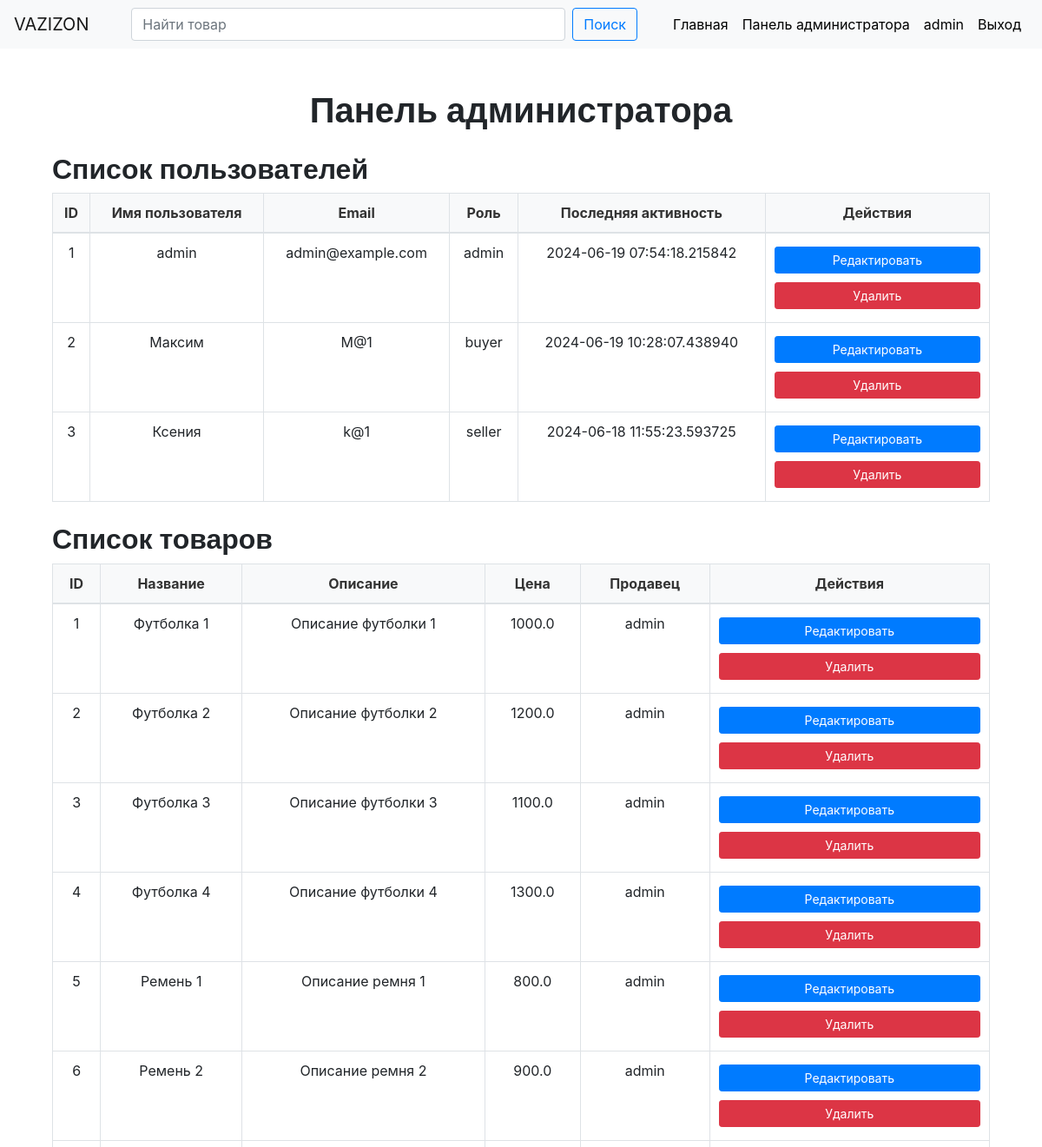
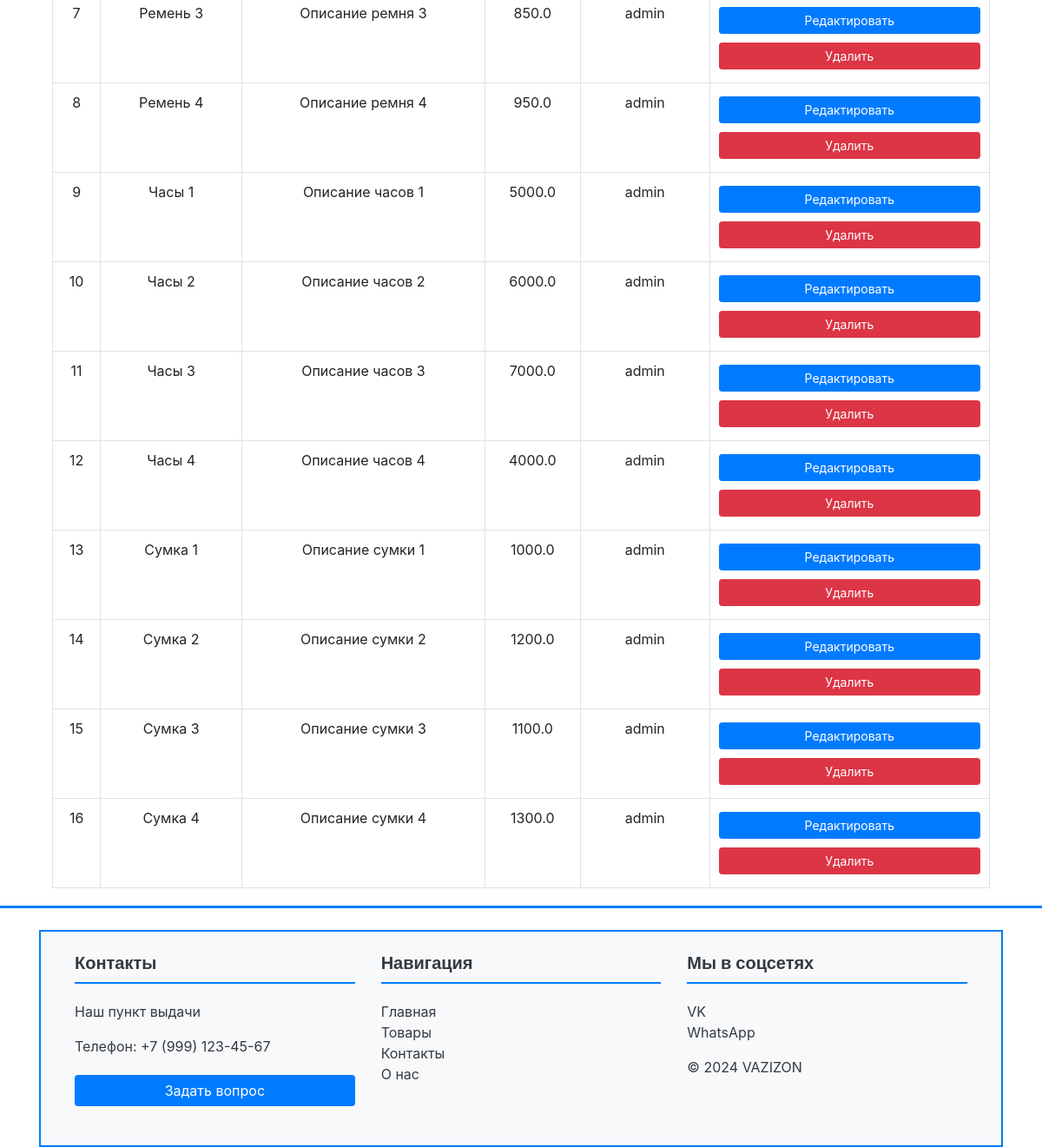
Screenshot of /admin_dashboard (signed in) with the database file from the repository (2 pictures, top to bottom).
### models.py (models this page shows, shortened)
class User(UserMixin, db.Model):
    id = db.Column(db.Integer, primary_key=True)
    username = db.Column(db.String(64), index=True, unique=True)
    email = db.Column(db.String(120), index=True, unique=True)
    password_hash = db.Column(db.String(128))
    role = db.Column(db.String(64), default='buyer')
    last_activity = db.Column(db.DateTime, default=datetime.utcnow)

class Product(db.Model):
    id = db.Column(db.Integer, primary_key=True)
    name = db.Column(db.String(64), index=True)
    short_description = db.Column(db.String(128))
    long_description = db.Column(db.Text)
    price = db.Column(db.Float)
    category = db.Column(db.String(64))
    image_url = db.Column(db.String(128))
    seller_id = db.Column(db.Integer, db.ForeignKey('user.id'))
    seller = db.relationship('User', backref='products')

### app.py (the view)
    @app.route('/admin_dashboard')
    @login_required
    def admin_dashboard():
        if current_user.role != 'admin':
            flash('У вас нет доступа к этой странице.', 'danger')
            return redirect(url_for('index'))
        users = User.query.all()
        products = Product.query.all()
        return render_template('admin_dashboard.html', users=users, products=products)

### templates/admin_dashboard.html (shortened to what this page needs)
{% extends "base.html" %}
{% block content %}
<div class="container mt-5">
    <h1 class="text-center">Панель администратора</h1>
    <div class="row mt-4">
        <div class="col-md-12">
            <h2>Список пользователей</h2>
            <table class="table table-bordered table-hover">
                <thead>
                    <tr>
                        <th>ID</th>
                        <th>Имя пользователя</th>
                        <th>Email</th>
                        <th>Роль</th>
                        <th>Последняя активность</th>
                        <th>Действия</th>
                    </tr>
                </thead>
                <tbody>
                    {% for user in users %}
                    <tr>
                        <td>{{ user.id }}</td>
                        <td>{{ user.username }}</td>
                        <td>{{ user.email }}</td>
                        <td>{{ user.role }}</td>
                        <td>{{ user.last_activity }}</td>
                        <td>
                            <a href="{{ url_for('edit_user', user_id=user.id) }}" class="btn btn-primary btn-sm">Редактировать</a>
                            <a href="{{ url_for('delete_user', user_id=user.id) }}" class="btn btn-danger btn-sm">Удалить</a>
                        </td>
                    </tr>
                    {% endfor %}
                </tbody>
            </table>
        </div>
    </div>
    <div class="row mt-4">
        <div class="col-md-12">
            <h2>Список товаров</h2>
            <table class="table table-bordered table-hover">
                <thead>
                    <tr>
                        <th>ID</th>
                        <th>Название</th>
                        <th>Описание</th>
                        <th>Цена</th>
                        <th>Продавец</th>
                        <th>Действия</th>
                    </tr>
                </thead>
                <tbody>
                    {% for product in products %}
                    <tr>
                        <td>{{ product.id }}</td>
                        <td>{{ product.name }}</td>
                        <td>{{ product.short_description }}</td>
                        <td>{{ product.price }}</td>
                        <td>{{ product.seller.username }}</td>
                        <td>
                            <a href="{{ url_for('edit_product', product_id=product.id) }}" class="btn btn-primary btn-sm">Редактировать</a>
                            <a href="{{ url_for('admin_delete_product', product_id=product.id) }}" class="btn btn-danger btn-sm">Удалить</a>
                        </td>
                    </tr>
                    {% endfor %}
                </tbody>
            </table>
        </div>
    </div>
</div>
{% endblock %}

### templates/base.html (shortened to what this page needs)
<!DOCTYPE html>
<html lang="ru">
<head>
    <link rel="stylesheet" href="https://stackpath.bootstrapcdn.com/bootstrap/4.5.2/css/bootstrap.min.css">
    <link rel="stylesheet" href="{{ url_for('static', filename='styles.css') }}">
</head>
<body>
<nav class="navbar navbar-expand-lg navbar-light bg-light">
    <a class="navbar-brand" href="{{ url_for('index') }}">VAZIZON</a>
    <div class="collapse navbar-collapse" id="navbarNav">
        <form class="form-inline d-flex justify-content-center w-100" action="{{ url_for('search') }}" method="GET">
            <input class="form-control mr-sm-2 search-bar" type="search" placeholder="Найти товар" aria-label="Поиск" name="q">
            <button class="btn btn-outline-custom my-2 my-sm-0" type="submit">Поиск</button>
        </form>
        <ul class="navbar-nav ml-auto">
            <li class="nav-item">
                <a class="nav-link" href="{{ url_for('index') }}">Главная</a>
            </li>
            {% if current_user.is_authenticated %}
                {% if current_user.role == 'buyer' %}
                    <li class="nav-item">
                        <a class="nav-link" href="{{ url_for('cart') }}">Корзина</a>
                    </li>
                    <li class="nav-item">
                        <a class="nav-link" href="{{ url_for('my_orders') }}">Мои заказы</a>
                    </li>
                {% elif current_user.role == 'seller' %}
                    <li class="nav-item">
                        <a class="nav-link" href="{{ url_for('my_products') }}">Мои товары</a>
                    </li>
                {% elif current_user.role == 'admin' %}
                    <li class="nav-item">
                        <a class="nav-link" href="{{ url_for('admin_dashboard') }}">Панель администратора</a>
                    </li>
                {% endif %}
                <li class="nav-item">
                    <a class="nav-link" href="{{ url_for('edit_profile') }}">{{ current_user.username }}</a>
                </li>
                <li class="nav-item">
                    <a class="nav-link" href="{{ url_for('logout') }}">Выход</a>
                </li>
            {% endif %}
        </ul>
    </div>
</nav>
<div class="container">
    {% block content %}{% endblock %}
    <div class="footer-divider"></div>
    <footer class="bg-light text-dark mt-5 p-4 border">
        <div class="container">
            <div class="row">
                <div class="col-md-4 mb-3">
                    <h5 class="font-weight-bold">Контакты</h5>
                    <p><a href="https://maps.google.com" class="text-dark" target="_blank">Наш пункт выдачи</a></p>
                    <p>Телефон: +7 (999) 123-45-67</p>
                    <button class="btn btn-primary">Задать вопрос</button>
                </div>
                <div class="col-md-4 mb-3">
                    <h5 class="font-weight-bold">Навигация</h5>
                    <ul class="list-unstyled">
                        <li><a href="#" class="text-dark">Главная</a></li>
                        <li><a href="#" class="text-dark">Товары</a></li>
                        <li><a href="#" class="text-dark">Контакты</a></li>
                        <li><a href="#" class="text-dark">О нас</a></li>
                    </ul>
                </div>
                <div class="col-md-4 mb-3">
                    <h5 class="font-weight-bold">Мы в соцсетях</h5>
                    <ul class="list-unstyled">
                        <li><a href="https://vk.com" class="text-dark" target="_blank">VK</a></li>
                        <li><a href="https://www.whatsapp.com" class="text-dark" target="_blank">WhatsApp</a></li>
                    </ul>
                    <p>&copy; 2024 VAZIZON</p>
                </div>
            </div>
        </div>
    </footer>
</div>
</body>
</html>

### static/styles.css (style rules this page uses)
h1, h2, h3, h4, h5, h6 { font-family: 'Roboto', sans-serif; font-weight: 700; }
.btn-primary { background-color: #007bff; border-color: #007bff; color: white; width: 100%; margin: 5px 0; }
.btn-danger { background-color: #dc3545; border-color: #dc3545; color: white; width: 100%; margin: 5px 0; }
.navbar .form-inline .search-bar { width: 100% !important; max-width: 500px !important; }
.btn-outline-custom { color: #007bff !important; border-color: #007bff !important; }
.table { width: 100%; margin: auto; border-collapse: collapse; }
.table th, .table td { text-align: center; padding: 10px; border: 1px solid #ddd; }
.table th { background-color: #f8f9fa; color: #333; }
.table-bordered th, .table-bordered td { border: 1px solid #dee2e6; }
.btn-danger { background-color: #dc3545; border-color: #dc3545; }
.navbar-nav { display: flex; flex-wrap: nowrap; }
.nav-link { white-space: nowrap; color: #000000 !important; }
footer { background-color: #ffffff; color: #ffffff; padding-top: 20px; padding-bottom: 20px; }
footer a { color: #ffffff; text-decoration: none; }
footer .btn-primary { background-color: #007bff; border: none; }
footer h5 { border-bottom: 2px solid #007bff; padding-bottom: 10px; margin-bottom: 20px; }
.border { border: 2px solid #007bff !important; }
.footer-divider { border-top: 3px solid #007bff; width: 100%; margin-bottom: 20px; margin-top: 20px; position: absolute; left: 0; }

### rows the page displays
User: username "admin", id "1", email "admin@example.com", role "admin", last_activity "2024-06-19 07:54:18.215842"
User: id "2", username "Максим", email "M@1", role "buyer", last_activity "2024-06-19 10:28:07.438940"
User: id "3", username "Ксения", email "k@1", role "seller", last_activity "2024-06-18 11:55:23.593725"
Product: id "1", name "Футболка 1", short_description "Описание футболки 1", price "1000.0", seller.username "admin"
Product: id "2", name "Футболка 2", short_description "Описание футболки 2", price "1200.0", seller.username "admin"
Product: id "3", name "Футболка 3", short_description "Описание футболки 3", price "1100.0", seller.username "admin"
Product: id "4", name "Футболка 4", short_description "Описание футболки 4", price "1300.0", seller.username "admin"
Product: id "5", name "Ремень 1", short_description "Описание ремня 1", price "800.0", seller.username "admin"
Product: id "6", name "Ремень 2", short_description "Описание ремня 2", price "900.0", seller.username "admin"
Product: id "7", name "Ремень 3", short_description "Описание ремня 3", price "850.0", seller.username "admin"
Product: id "8", name "Ремень 4", short_description "Описание ремня 4", price "950.0", seller.username "admin"
Product: id "9", name "Часы 1", short_description "Описание часов 1", price "5000.0", seller.username "admin"
Product: id "10", name "Часы 2", short_description "Описание часов 2", price "6000.0", seller.username "admin"
Product: id "11", name "Часы 3", short_description "Описание часов 3", price "7000.0", seller.username "admin"
Product: id "12", name "Часы 4", short_description "Описание часов 4", price "4000.0", seller.username "admin"
Product: id "13", name "Сумка 1", short_description "Описание сумки 1", price "1000.0", seller.username "admin"
Product: id "14", name "Сумка 2", short_description "Описание сумки 2", price "1200.0", seller.username "admin"
Product: id "15", name "Сумка 3", short_description "Описание сумки 3", price "1100.0", seller.username "admin"
Product: id "16", name "Сумка 4", short_description "Описание сумки 4", price "1300.0", seller.username "admin"
